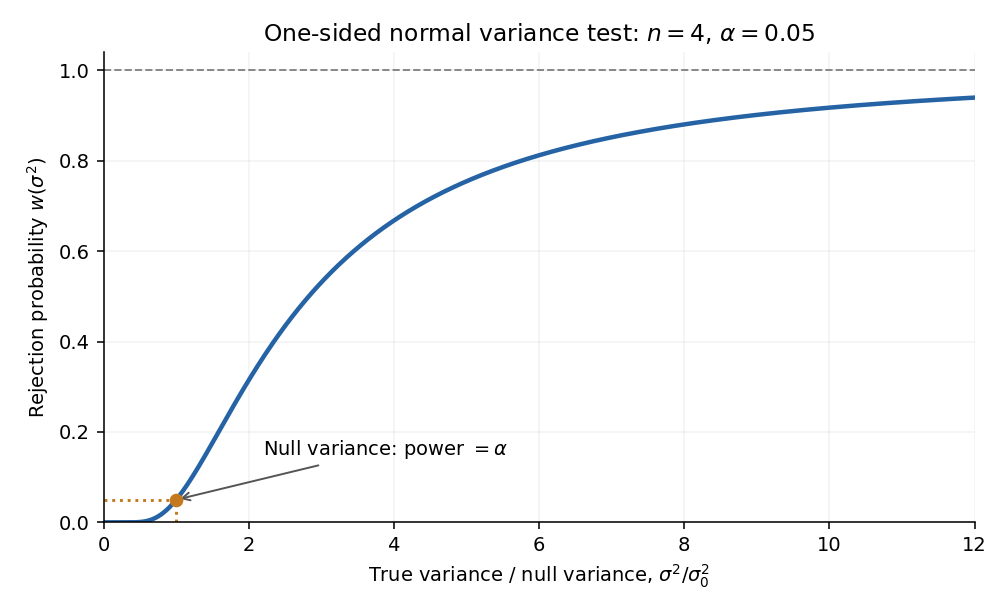

Python code for this plot:
"""Original illustrative exact chi-squared power curve; Python 3.14 / repository plotting packages."""
from pathlib import Path
import matplotlib
matplotlib.use("Agg")
import matplotlib.pyplot as plt
import numpy as np


def main():
    # For four degrees of freedom the chi-square upper tail is exp(-z/2)*(1+z/2).
    # q is its 0.95 quantile; solve the scalar monotone equation by bisection.
    alpha = 0.05
    lo, hi = 0.0, 40.0
    for _ in range(80):
        q = (lo + hi) / 2
        if np.exp(-q / 2) * (1 + q / 2) > alpha:
            lo = q
        else:
            hi = q
    q = (lo + hi) / 2
    ratio = np.linspace(0.008, 12, 1200)
    z = q / ratio
    power = np.exp(-z / 2) * (1 + z / 2)
    fig, ax = plt.subplots(figsize=(7.2, 4.4), facecolor="white")
    ax.set_facecolor("white")
    ax.plot(np.r_[0, ratio], np.r_[0, power], lw=2.3, color="#2563a5")
    ax.axhline(1, color="#888888", ls="--", lw=1)
    ax.plot([1, 1], [0, alpha], color="#c4791e", ls=":")
    ax.plot([0, 1], [alpha, alpha], color="#c4791e", ls=":")
    ax.scatter([1], [alpha], color="#c4791e", zorder=4)
    ax.annotate(r"Null variance: power $=\alpha$", xy=(1, alpha), xytext=(2.2, 0.15),
                arrowprops={"arrowstyle": "->", "color": "#555555"}, fontsize=10)
    ax.set(xlabel=r"True variance / null variance, $\sigma^2/\sigma_0^2$",
           ylabel=r"Rejection probability $w(\sigma^2)$", xlim=(0, 12), ylim=(0, 1.04),
           title=r"One-sided normal variance test: $n=4$, $\alpha=0.05$")
    ax.spines[["right", "top"]].set_visible(False)
    ax.grid(alpha=0.15)
    fig.tight_layout()
    fig.savefig(Path.cwd() / "2013-variance-test-power.png", dpi=140, facecolor="white")
    plt.close(fig)


if __name__ == "__main__":
    main()
